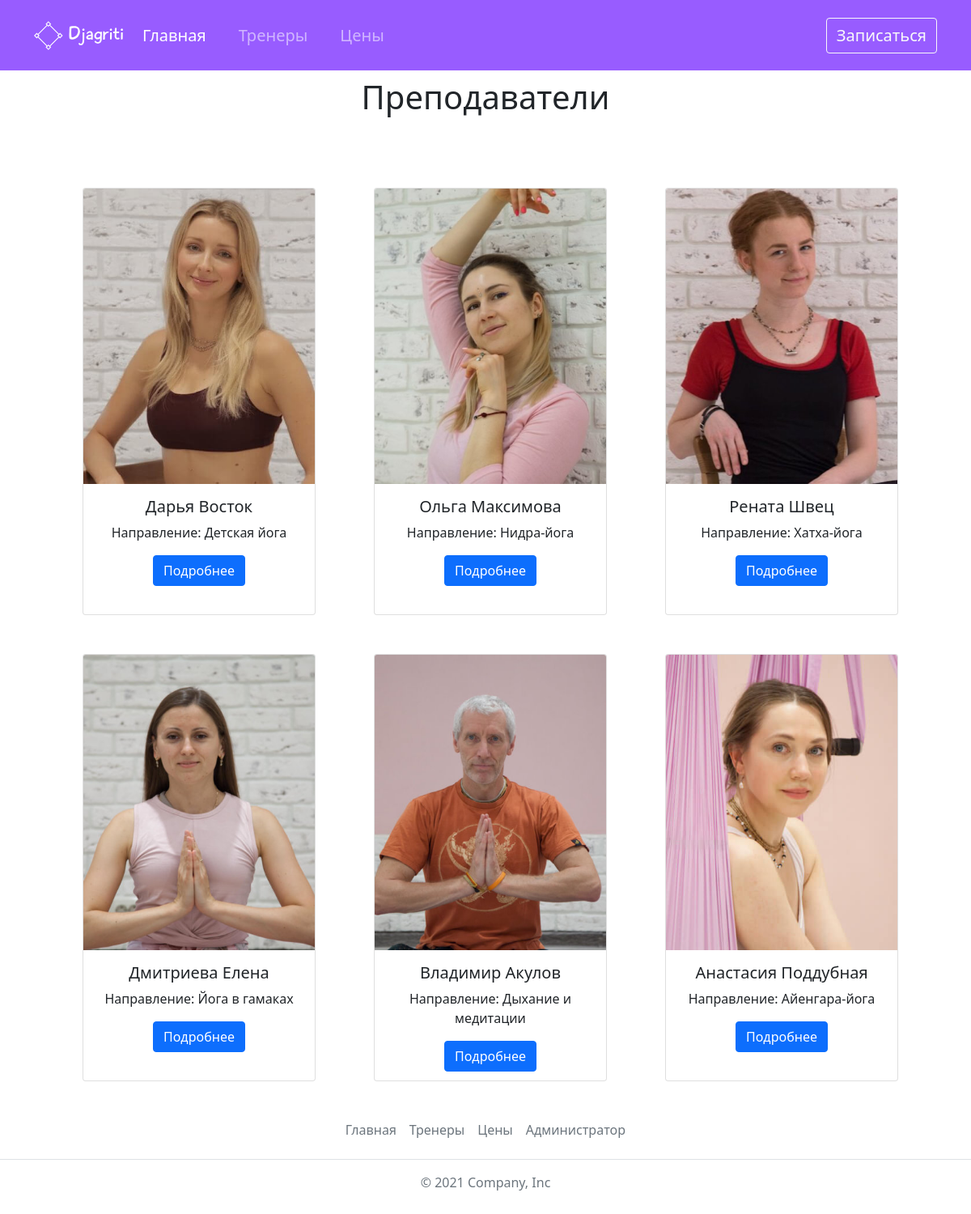
The page /prepodavateli/ on the database its author committed.
### cms/models.py (models this page shows, shortened)
class CmsTeachers(models.Model):
    photo = models.ImageField(upload_to='teachers_photo/')
    name = models.CharField(max_length=100, verbose_name='Имя')
    slug = models.SlugField(max_length=100, unique=True, db_index=True, verbose_name="URL")
    napr = models.ForeignKey(NaprCrm, on_delete=models.PROTECT, verbose_name='Направление')
    description = models.TextField(verbose_name="Описание")
    class Meta:
        verbose_name = "Тренер"
        verbose_name_plural = "Тренеры"
    def get_absolute_url(self):
        return reverse('post', kwargs={'post_slug': self.slug})

### crm/models.py (models this page shows)
class NaprCrm(models.Model):
    napr_name = models.CharField(max_length=100, verbose_name='Направление')
    description = models.TextField(verbose_name="Описание", null=True)
    image = models.ImageField(upload_to="napr/", null=True)
    def __str__(self):
        return self.napr_name
    class Meta:
        verbose_name = 'Направление'
        verbose_name_plural = 'Направления'

### crm/views.py (the view)
# urls.py: path('prepodavateli/', teachers, name='teachers'),
def teachers(requst):
    form = OrderForm()
    posts = CmsTeachers.objects.all()
    return render(requst, 'crm/teachers.html', {'form': form, 'posts': posts, 'title': 'Тренеры'})

### crm/models.py (called while the page is built)
    def __str__(self):
        return self.price_name

### crm/templates/crm/teachers.html
{% extends 'crm/base.html' %}
{% load static %}
{% block content %}
<div class="container">
<div class="row mx-auto" style="margin-top: 6rem; margin-bottom: 5rem">
    <div class="col">
        <h1 class="text-center">Преподаватели</h1>
    </div>
</div>
</div>
        <div class="container">
            <div class="row gy-5 justify-content-center ms-5">
                {% for p in posts %}
              <div class="col-md-6 col-lg-4 text-center">
               <div class="card" style="width: 18rem;  height: 33rem">
                   <img src="{{ p.photo.url }}" class="card-img-top" alt="...">
                   <div class="card-body">
                        <h5 class="card-title">{{ p.name }}</h5>
                        <p class="card-text">Направление: {{ p.napr }}</p>
                        <a href="{{ p.get_absolute_url }}" class="btn btn-primary">Подробнее</a>
                    </div>
               </div>
              </div>
                {% endfor %}
            </div>
        </div>
{% endblock %}

### crm/static/crm/style.css (style rules this page uses)
.card::after { position: absolute; z-index: -1; opacity: 0; -webkit-transition: all 0.6s cubic-bezier(0.165, 0.84, 0.44, 1); transition: all 0.6s cubic-bezier(0.165, 0.84, 0.44, 1); }

### rows shown on the page
CmsTeachers: photo (picture), name "Дарья Восток", napr "Детская йога"
CmsTeachers: photo (picture), name "Ольга Максимова", napr "Нидра-йога"
CmsTeachers: photo (picture), name "Рената Швец", napr "Хатха-йога"
CmsTeachers: photo (picture), name "Дмитриева Елена", napr "Йога в гамаках"
CmsTeachers: photo (picture), name "Владимир Акулов", napr "Дыхание и медитации"
CmsTeachers: photo (picture), name "Анастасия Поддубная", napr "Айенгара-йога"
